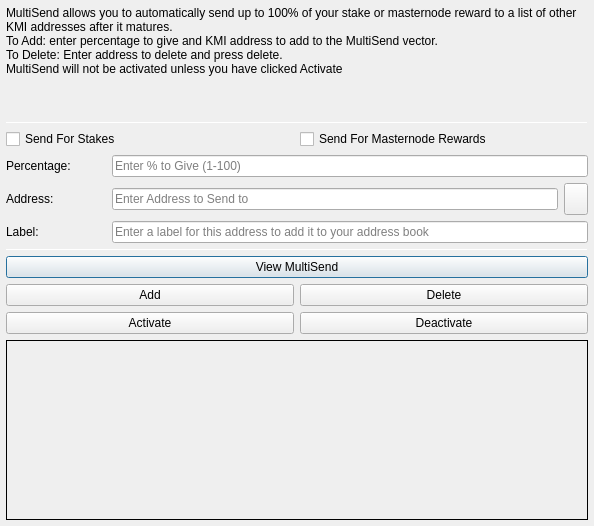
<?xml version="1.0" encoding="UTF-8"?>
<ui version="4.0">
 <class>MultiSendDialog</class>
 <widget class="QDialog" name="MultiSendDialog">
  <property name="windowModality">
   <enum>Qt::NonModal</enum>
  </property>
  <property name="geometry">
   <rect>
    <x>0</x>
    <y>0</y>
    <width>594</width>
    <height>526</height>
   </rect>
  </property>
  <property name="windowTitle">
   <string>MultiSend</string>
  </property>
  <layout class="QVBoxLayout" name="verticalLayout" stretch="0">
   <property name="leftMargin">
    <number>6</number>
   </property>
   <property name="topMargin">
    <number>6</number>
   </property>
   <property name="rightMargin">
    <number>6</number>
   </property>
   <property name="bottomMargin">
    <number>6</number>
   </property>
   <item>
    <layout class="QVBoxLayout" name="verticalLayout_Main" stretch="1,1,1,0,1,1,1">
     <item>
      <widget class="QLabel" name="label_2">
       <property name="lineWidth">
        <number>1</number>
       </property>
       <property name="text">
        <string>MultiSend allows you to automatically send up to 100% of your stake or masternode reward to a list of other KMI addresses after it matures.
To Add: enter percentage to give and KMI address to add to the MultiSend vector.
To Delete: Enter address to delete and press delete.
MultiSend will not be activated unless you have clicked Activate</string>
       </property>
       <property name="alignment">
        <set>Qt::AlignLeading|Qt::AlignLeft|Qt::AlignTop</set>
       </property>
       <property name="wordWrap">
        <bool>true</bool>
       </property>
      </widget>
     </item>
     <item>
      <widget class="Line" name="line">
       <property name="minimumSize">
        <size>
         <width>0</width>
         <height>1</height>
        </size>
       </property>
       <property name="maximumSize">
        <size>
         <width>16777215</width>
         <height>1</height>
        </size>
       </property>
       <property name="orientation">
        <enum>Qt::Horizontal</enum>
       </property>
      </widget>
     </item>
     <item>
      <layout class="QVBoxLayout" name="verticalLayout_Settings">
       <item>
        <layout class="QHBoxLayout" name="horizontalLayout">
         <item>
          <widget class="QCheckBox" name="multiSendStakeCheckBox">
           <property name="text">
            <string>Send For Stakes</string>
           </property>
          </widget>
         </item>
         <item>
          <widget class="QCheckBox" name="multiSendMasternodeCheckBox">
           <property name="text">
            <string>Send For Masternode Rewards</string>
           </property>
          </widget>
         </item>
        </layout>
       </item>
       <item>
        <layout class="QHBoxLayout" name="horizontalLayout_6">
         <item>
          <widget class="QLabel" name="label">
           <property name="minimumSize">
            <size>
             <width>100</width>
             <height>0</height>
            </size>
           </property>
           <property name="toolTip">
            <string>Percentage of stake to send</string>
           </property>
           <property name="text">
            <string>Percentage:</string>
           </property>
          </widget>
         </item>
         <item>
          <widget class="QLineEdit" name="multiSendPercentEdit">
           <property name="toolTip">
            <string>Enter whole numbers 1 - 100</string>
           </property>
           <property name="placeholderText">
            <string>Enter % to Give (1-100)</string>
           </property>
          </widget>
         </item>
        </layout>
       </item>
       <item>
        <layout class="QHBoxLayout" name="horizontalLayout_7">
         <item>
          <widget class="QLabel" name="label_5">
           <property name="minimumSize">
            <size>
             <width>100</width>
             <height>0</height>
            </size>
           </property>
           <property name="toolTip">
            <string>Address to send portion of stake to</string>
           </property>
           <property name="text">
            <string>Address:</string>
           </property>
          </widget>
         </item>
         <item>
          <widget class="QLineEdit" name="multiSendAddressEdit">
           <property name="toolTip">
            <string/>
           </property>
           <property name="placeholderText">
            <string>Enter Address to Send to</string>
           </property>
          </widget>
         </item>
         <item>
          <widget class="QToolButton" name="addressBookButton">
           <property name="maximumSize">
            <size>
             <width>16777215</width>
             <height>32</height>
            </size>
           </property>
           <property name="toolTip">
            <string>Choose an address from the address book</string>
           </property>
           <property name="text">
            <string/>
           </property>
           <property name="icon">
            <iconset resource="../koinmudra.qrc">
             <normaloff>:/icons/address-book</normaloff>:/icons/address-book</iconset>
           </property>
           <property name="shortcut">
            <string>Alt+A</string>
           </property>
          </widget>
         </item>
        </layout>
       </item>
      </layout>
     </item>
     <item>
      <layout class="QHBoxLayout" name="horizontalLayout_3">
       <item>
        <widget class="QLabel" name="label_3">
         <property name="minimumSize">
          <size>
           <width>100</width>
           <height>0</height>
          </size>
         </property>
         <property name="text">
          <string>Label:</string>
         </property>
        </widget>
       </item>
       <item>
        <widget class="QLineEdit" name="labelAddressLabelEdit">
         <property name="placeholderText">
          <string>Enter a label for this address to add it to your address book</string>
         </property>
        </widget>
       </item>
      </layout>
     </item>
     <item>
      <widget class="Line" name="line_2">
       <property name="minimumSize">
        <size>
         <width>0</width>
         <height>1</height>
        </size>
       </property>
       <property name="maximumSize">
        <size>
         <width>16777215</width>
         <height>1</height>
        </size>
       </property>
       <property name="orientation">
        <enum>Qt::Horizontal</enum>
       </property>
      </widget>
     </item>
     <item>
      <layout class="QVBoxLayout" name="verticalLayout_Buttons">
       <item>
        <layout class="QHBoxLayout" name="horizontalLayout_4">
         <item>
          <widget class="QPushButton" name="viewButton">
           <property name="toolTip">
            <string/>
           </property>
           <property name="statusTip">
            <string>View MultiSend Vector</string>
           </property>
           <property name="text">
            <string>View MultiSend</string>
           </property>
          </widget>
         </item>
        </layout>
       </item>
       <item>
        <layout class="QHBoxLayout" name="horizontalLayout_2">
         <item>
          <widget class="QPushButton" name="addButton">
           <property name="toolTip">
            <string/>
           </property>
           <property name="statusTip">
            <string>Add to MultiSend Vector</string>
           </property>
           <property name="text">
            <string>Add</string>
           </property>
          </widget>
         </item>
         <item>
          <widget class="QPushButton" name="deleteButton">
           <property name="toolTip">
            <string/>
           </property>
           <property name="statusTip">
            <string>Delete Address From MultiSend Vector</string>
           </property>
           <property name="text">
            <string>Delete</string>
           </property>
          </widget>
         </item>
        </layout>
       </item>
       <item>
        <layout class="QHBoxLayout" name="horizontalLayout_5">
         <item>
          <widget class="QPushButton" name="activateButton">
           <property name="statusTip">
            <string>Activate MultiSend</string>
           </property>
           <property name="text">
            <string>Activate</string>
           </property>
          </widget>
         </item>
         <item>
          <widget class="QPushButton" name="disableButton">
           <property name="statusTip">
            <string>Deactivate MultiSend</string>
           </property>
           <property name="text">
            <string>Deactivate</string>
           </property>
          </widget>
         </item>
        </layout>
       </item>
      </layout>
     </item>
     <item>
      <widget class="QLabel" name="message">
       <property name="minimumSize">
        <size>
         <width>0</width>
         <height>180</height>
        </size>
       </property>
       <property name="frameShape">
        <enum>QFrame::Panel</enum>
       </property>
       <property name="frameShadow">
        <enum>QFrame::Plain</enum>
       </property>
       <property name="lineWidth">
        <number>1</number>
       </property>
       <property name="midLineWidth">
        <number>1</number>
       </property>
       <property name="text">
        <string/>
       </property>
       <property name="alignment">
        <set>Qt::AlignLeading|Qt::AlignLeft|Qt::AlignTop</set>
       </property>
       <property name="wordWrap">
        <bool>true</bool>
       </property>
      </widget>
     </item>
    </layout>
   </item>
  </layout>
 </widget>
 <resources>
  <include location="../koinmudra.qrc"/>
 </resources>
 <connections/>
</ui>
